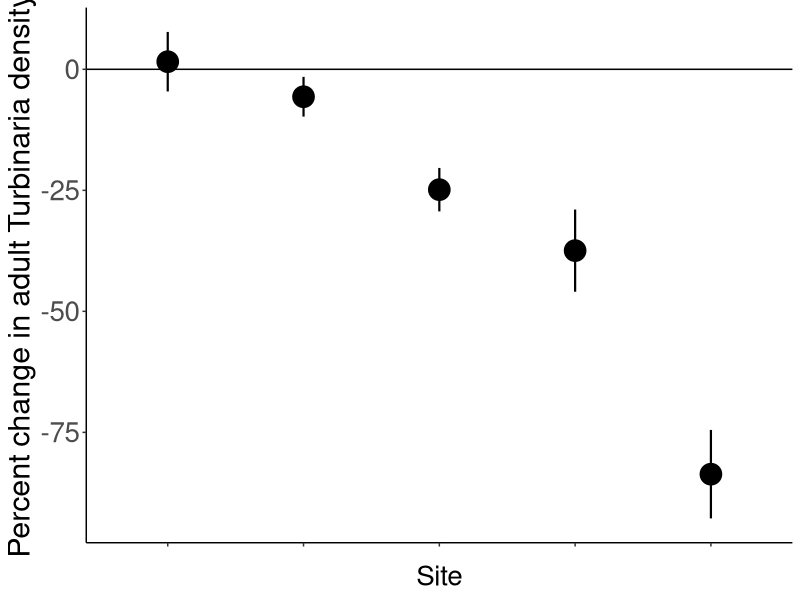

Recreate this plot in R.
# Script to produce figure 4a 

# Figure 4a shows percent change (mean ± SE) in adult Turbinaria density within macroalgal communities (N = 6 plots per site) along a gradient in ambient browsing level (based on short-term browsing assays). 

# Packages -----
library(tidyverse)
library(readr)

# Data ----
density_data_raw <- read_csv("data/HR_algae_density_raw.csv") %>% 
  filter(treatment == "Unpalatable")
# In this dataset, I added estimates of Adult Turbinaria Density before and after the experiment using before/after photos of the plots. I replaced the actual Initial Adult Turbinaria Density values (i.e., those that I actually counted during the experiment that were recorded on the not lost datasheet) with my estimates from the photos so that final and initial estimates were collected in the same way (not initial values from counting stipes in real life and final values from looking at photos).

# Functions -----
# summarySE function
## Gives count, mean, standard deviation, standard error of the mean, and confidence interval (default 95%).
##   data: a data frame.
##   measurevar: the name of a column that contains the variable to be summariezed
##   groupvars: a vector containing names of columns that contain grouping variables
##   na.rm: a boolean that indicates whether to ignore NA's
##   conf.interval: the percent range of the confidence interval (default is 95%)
summarySE <- function(data=NULL, measurevar, groupvars=NULL, na.rm=FALSE,
                      conf.interval=.95, .drop=TRUE) {
  library(plyr)
  
  # New version of length which can handle NA's: if na.rm==T, don't count them
  length2 <- function (x, na.rm=FALSE) {
    if (na.rm) sum(!is.na(x))
    else       length(x)
  }
  
  # This does the summary. For each group's data frame, return a vector with
  # N, mean, and sd
  datac <- ddply(data, groupvars, .drop=.drop,
                 .fun = function(xx, col) {
                   c(N    = length2(xx[[col]], na.rm=na.rm),
                     mean = mean   (xx[[col]], na.rm=na.rm),
                     sd   = sd     (xx[[col]], na.rm=na.rm)
                   )
                 },
                 measurevar
  )
  
  # Rename the "mean" column    
  datac <- rename(datac, c("mean" = measurevar))
  
  datac$se <- datac$sd / sqrt(datac$N)  # Calculate standard error of the mean
  
  # Confidence interval multiplier for standard error
  # Calculate t-statistic for confidence interval: 
  # e.g., if conf.interval is .95, use .975 (above/below), and use df=N-1
  ciMult <- qt(conf.interval/2 + .5, datac$N-1)
  datac$ci <- datac$se * ciMult
  
  return(datac)
}




# Data wrangling -----
# Calculate raw and percent change in density of adult Turbinaria stipes
density_data <- density_data_raw %>% 
  pivot_wider(names_from = timepoint, values_from = density_turb_adult) %>% #make final density and initial density into separate columns (easier to calculate change in density)
  mutate(raw_change = 
           ifelse(Initial == 0 & Final == 0, NA, (Final - Initial))) %>% #calculate raw change in adult turb 
  mutate(perc_change = (raw_change/Initial * 100))  #calculate percent change in adult turb

# Calculate summary stats for percent change in density of Turbinaria
perc_change_data_summary <- summarySE(density_data, measurevar = "perc_change", groupvars = c("site", "treatment"), na.rm = TRUE)

# Plot -----
#  Percent change in adult Turbinaria density in Unpalatable treatment ----
ggplot() + 
  geom_point(data=perc_change_data_summary,
             aes(x=site, y=perc_change, na.rm=TRUE),
             shape=19,
             size=7) +
  geom_errorbar(data=perc_change_data_summary,
                aes(x=site, ymin=perc_change-se, ymax=perc_change+se), width=0, alpha=1, size=0.75) +
  ylab("Percent change in adult Turbinaria density") +
  xlab("Site") +
  scale_x_discrete(labels=c('', '', '', '', '')) +
  theme_classic() +
  geom_hline(yintercept=0) +
  theme(axis.text.y = element_text(size = 20)) +
  theme(axis.title.y = element_text(size = 22)) + 
  theme(axis.title.x = element_text(size = 20))

